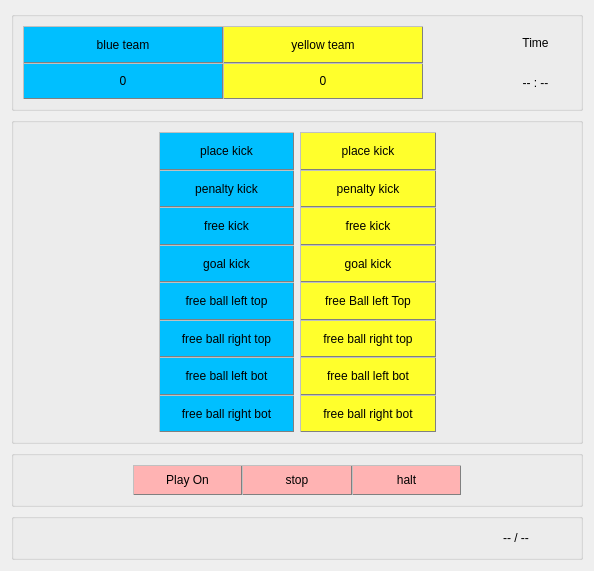
<?xml version="1.0" encoding="UTF-8"?>
<ui version="4.0">
 <class>Form</class>
 <widget class="QWidget" name="Form">
  <property name="enabled">
   <bool>true</bool>
  </property>
  <property name="geometry">
   <rect>
    <x>0</x>
    <y>0</y>
    <width>594</width>
    <height>491</height>
   </rect>
  </property>
  <property name="sizePolicy">
   <sizepolicy hsizetype="Ignored" vsizetype="Ignored">
    <horstretch>0</horstretch>
    <verstretch>0</verstretch>
   </sizepolicy>
  </property>
  <property name="windowTitle">
   <string>Form</string>
  </property>
  <property name="styleSheet">
   <string notr="true"/>
  </property>
  <layout class="QGridLayout" name="gridLayout_3">
   <item row="3" column="0">
    <widget class="QGroupBox" name="footerGroupBox">
     <property name="styleSheet">
      <string notr="true"/>
     </property>
     <layout class="QHBoxLayout" name="horizontalLayout_2">
      <item>
       <spacer name="horizontalSpacer_6">
        <property name="sizePolicy">
         <sizepolicy hsizetype="Minimum" vsizetype="Minimum">
          <horstretch>0</horstretch>
          <verstretch>0</verstretch>
         </sizepolicy>
        </property>
        <property name="orientation">
         <enum>Qt::Horizontal</enum>
        </property>
        <property name="sizeHint" stdset="0">
         <size>
          <width>40</width>
          <height>20</height>
         </size>
        </property>
       </spacer>
      </item>
      <item>
       <spacer name="horizontalSpacer_7">
        <property name="orientation">
         <enum>Qt::Horizontal</enum>
        </property>
        <property name="sizeHint" stdset="0">
         <size>
          <width>40</width>
          <height>20</height>
         </size>
        </property>
       </spacer>
      </item>
      <item>
       <spacer name="horizontalSpacer_8">
        <property name="orientation">
         <enum>Qt::Horizontal</enum>
        </property>
        <property name="sizeHint" stdset="0">
         <size>
          <width>40</width>
          <height>20</height>
         </size>
        </property>
       </spacer>
      </item>
      <item>
       <spacer name="horizontalSpacer_9">
        <property name="orientation">
         <enum>Qt::Horizontal</enum>
        </property>
        <property name="sizeHint" stdset="0">
         <size>
          <width>40</width>
          <height>20</height>
         </size>
        </property>
       </spacer>
      </item>
      <item>
       <widget class="QLabel" name="labelsteper">
        <property name="sizePolicy">
         <sizepolicy hsizetype="Expanding" vsizetype="Expanding">
          <horstretch>0</horstretch>
          <verstretch>0</verstretch>
         </sizepolicy>
        </property>
        <property name="text">
         <string>-- / --</string>
        </property>
        <property name="alignment">
         <set>Qt::AlignCenter</set>
        </property>
       </widget>
      </item>
     </layout>
    </widget>
   </item>
   <item row="2" column="0">
    <widget class="QGroupBox" name="globalGroupBox">
     <property name="minimumSize">
      <size>
       <width>0</width>
       <height>0</height>
      </size>
     </property>
     <property name="styleSheet">
      <string notr="true">QPushButton {
    background-color: #ffb3b3;
    border-style: outset;
    border-width: 1px;
    border-color: gray;
}
QPushButton:hover {
    background-color: #ffb3b3;
    border-style: outset;
    border-width: 1px;
    border-color: black;
}
QPushButton:pressed {
    background-color: #ffb3b3;
    border-style: outset;
    border-width: 3px;
    border-color: black;
}
</string>
     </property>
     <layout class="QHBoxLayout" name="horizontalLayout">
      <property name="spacing">
       <number>0</number>
      </property>
      <item>
       <spacer name="horizontalSpacer">
        <property name="sizePolicy">
         <sizepolicy hsizetype="Minimum" vsizetype="Minimum">
          <horstretch>0</horstretch>
          <verstretch>0</verstretch>
         </sizepolicy>
        </property>
        <property name="orientation">
         <enum>Qt::Horizontal</enum>
        </property>
        <property name="sizeHint" stdset="0">
         <size>
          <width>40</width>
          <height>20</height>
         </size>
        </property>
       </spacer>
      </item>
      <item>
       <widget class="QPushButton" name="pbPlayOn">
        <property name="sizePolicy">
         <sizepolicy hsizetype="Expanding" vsizetype="Expanding">
          <horstretch>0</horstretch>
          <verstretch>0</verstretch>
         </sizepolicy>
        </property>
        <property name="text">
         <string>Play On</string>
        </property>
       </widget>
      </item>
      <item>
       <widget class="QPushButton" name="pbStop">
        <property name="sizePolicy">
         <sizepolicy hsizetype="Expanding" vsizetype="Expanding">
          <horstretch>0</horstretch>
          <verstretch>0</verstretch>
         </sizepolicy>
        </property>
        <property name="text">
         <string>stop</string>
        </property>
       </widget>
      </item>
      <item>
       <widget class="QPushButton" name="pbHalt">
        <property name="sizePolicy">
         <sizepolicy hsizetype="Expanding" vsizetype="Expanding">
          <horstretch>0</horstretch>
          <verstretch>0</verstretch>
         </sizepolicy>
        </property>
        <property name="minimumSize">
         <size>
          <width>0</width>
          <height>30</height>
         </size>
        </property>
        <property name="text">
         <string>halt</string>
        </property>
       </widget>
      </item>
      <item>
       <spacer name="horizontalSpacer_2">
        <property name="sizePolicy">
         <sizepolicy hsizetype="Minimum" vsizetype="Minimum">
          <horstretch>0</horstretch>
          <verstretch>0</verstretch>
         </sizepolicy>
        </property>
        <property name="orientation">
         <enum>Qt::Horizontal</enum>
        </property>
        <property name="sizeHint" stdset="0">
         <size>
          <width>40</width>
          <height>20</height>
         </size>
        </property>
       </spacer>
      </item>
     </layout>
    </widget>
   </item>
   <item row="1" column="0">
    <widget class="QGroupBox" name="teamsGroupBox">
     <layout class="QGridLayout" name="gridLayout">
      <item row="0" column="0">
       <spacer name="horizontalSpacer_4">
        <property name="sizePolicy">
         <sizepolicy hsizetype="Minimum" vsizetype="Minimum">
          <horstretch>0</horstretch>
          <verstretch>0</verstretch>
         </sizepolicy>
        </property>
        <property name="orientation">
         <enum>Qt::Horizontal</enum>
        </property>
        <property name="sizeHint" stdset="0">
         <size>
          <width>40</width>
          <height>20</height>
         </size>
        </property>
       </spacer>
      </item>
      <item row="0" column="1">
       <widget class="QWidget" name="blueWidget" native="true">
        <property name="minimumSize">
         <size>
          <width>0</width>
          <height>300</height>
         </size>
        </property>
        <property name="styleSheet">
         <string notr="true">QWidget{
    background-color: #00bfff;
}
QPushButton {
    background-color: #00bfff;
    border-style: outset;
    border-width: 1px;
    border-color: gray;
}
QPushButton:hover {
    background-color: #00bfff;
    border-style: outset;
    border-width: 1px;
    border-color: black;
}
QPushButton:pressed {
    background-color: #00bfff;
    border-style: outset;
    border-width: 3px;
    border-color: black;
}
</string>
        </property>
        <layout class="QVBoxLayout" name="verticalLayout_2">
         <property name="spacing">
          <number>0</number>
         </property>
         <property name="leftMargin">
          <number>0</number>
         </property>
         <property name="topMargin">
          <number>0</number>
         </property>
         <property name="rightMargin">
          <number>0</number>
         </property>
         <property name="bottomMargin">
          <number>0</number>
         </property>
         <item>
          <widget class="QPushButton" name="pbPlaceKickBlue">
           <property name="sizePolicy">
            <sizepolicy hsizetype="Expanding" vsizetype="Expanding">
             <horstretch>0</horstretch>
             <verstretch>0</verstretch>
            </sizepolicy>
           </property>
           <property name="styleSheet">
            <string notr="true"/>
           </property>
           <property name="text">
            <string>place kick</string>
           </property>
          </widget>
         </item>
         <item>
          <widget class="QPushButton" name="pbPnaltyKickBlue">
           <property name="sizePolicy">
            <sizepolicy hsizetype="Expanding" vsizetype="Expanding">
             <horstretch>0</horstretch>
             <verstretch>0</verstretch>
            </sizepolicy>
           </property>
           <property name="styleSheet">
            <string notr="true"/>
           </property>
           <property name="text">
            <string>penalty kick</string>
           </property>
          </widget>
         </item>
         <item>
          <widget class="QPushButton" name="pbFreeKickBlue">
           <property name="sizePolicy">
            <sizepolicy hsizetype="Expanding" vsizetype="Expanding">
             <horstretch>0</horstretch>
             <verstretch>0</verstretch>
            </sizepolicy>
           </property>
           <property name="styleSheet">
            <string notr="true"/>
           </property>
           <property name="text">
            <string>free kick</string>
           </property>
          </widget>
         </item>
         <item>
          <widget class="QPushButton" name="pbGoalKickBlue">
           <property name="sizePolicy">
            <sizepolicy hsizetype="Expanding" vsizetype="Expanding">
             <horstretch>0</horstretch>
             <verstretch>0</verstretch>
            </sizepolicy>
           </property>
           <property name="styleSheet">
            <string notr="true"/>
           </property>
           <property name="text">
            <string>goal kick</string>
           </property>
          </widget>
         </item>
         <item>
          <widget class="QPushButton" name="pbFreeBallLeftTopBlue">
           <property name="sizePolicy">
            <sizepolicy hsizetype="Expanding" vsizetype="Expanding">
             <horstretch>0</horstretch>
             <verstretch>0</verstretch>
            </sizepolicy>
           </property>
           <property name="styleSheet">
            <string notr="true"/>
           </property>
           <property name="text">
            <string>free ball left top</string>
           </property>
          </widget>
         </item>
         <item>
          <widget class="QPushButton" name="pbFreeBallRightTopBlue">
           <property name="sizePolicy">
            <sizepolicy hsizetype="Expanding" vsizetype="Expanding">
             <horstretch>0</horstretch>
             <verstretch>0</verstretch>
            </sizepolicy>
           </property>
           <property name="styleSheet">
            <string notr="true"/>
           </property>
           <property name="text">
            <string>free ball right top</string>
           </property>
          </widget>
         </item>
         <item>
          <widget class="QPushButton" name="pbFreeBallLeftBotBlue">
           <property name="sizePolicy">
            <sizepolicy hsizetype="Expanding" vsizetype="Expanding">
             <horstretch>0</horstretch>
             <verstretch>0</verstretch>
            </sizepolicy>
           </property>
           <property name="styleSheet">
            <string notr="true"/>
           </property>
           <property name="text">
            <string>free ball left bot</string>
           </property>
          </widget>
         </item>
         <item>
          <widget class="QPushButton" name="pbFreeBallRightBotBlue">
           <property name="sizePolicy">
            <sizepolicy hsizetype="Expanding" vsizetype="Expanding">
             <horstretch>0</horstretch>
             <verstretch>0</verstretch>
            </sizepolicy>
           </property>
           <property name="styleSheet">
            <string notr="true"/>
           </property>
           <property name="text">
            <string>free ball right bot</string>
           </property>
          </widget>
         </item>
        </layout>
       </widget>
      </item>
      <item row="0" column="2">
       <widget class="QWidget" name="yellowWidget" native="true">
        <property name="minimumSize">
         <size>
          <width>0</width>
          <height>300</height>
         </size>
        </property>
        <property name="styleSheet">
         <string notr="true">QWidget{
    background-color: #ffff2c;
}
QPushButton {
    background-color: #ffff2c;
    border-style: outset;
    border-width: 1px;
    border-color: gray;
}
QPushButton:hover {
    background-color: #ffff2c;
    border-style: outset;
    border-width: 1px;
    border-color: black;
}
QPushButton:pressed {
    background-color: #ffff2c;
    border-style: outset;
    border-width: 3px;
    border-color: black;
}
</string>
        </property>
        <layout class="QVBoxLayout" name="verticalLayout">
         <property name="spacing">
          <number>0</number>
         </property>
         <property name="leftMargin">
          <number>0</number>
         </property>
         <property name="topMargin">
          <number>0</number>
         </property>
         <property name="rightMargin">
          <number>0</number>
         </property>
         <property name="bottomMargin">
          <number>0</number>
         </property>
         <item>
          <widget class="QPushButton" name="pbPlaceKickYellow">
           <property name="sizePolicy">
            <sizepolicy hsizetype="Expanding" vsizetype="Expanding">
             <horstretch>0</horstretch>
             <verstretch>0</verstretch>
            </sizepolicy>
           </property>
           <property name="styleSheet">
            <string notr="true"/>
           </property>
           <property name="text">
            <string>place kick</string>
           </property>
          </widget>
         </item>
         <item>
          <widget class="QPushButton" name="pbPnaltyKickYellow">
           <property name="sizePolicy">
            <sizepolicy hsizetype="Expanding" vsizetype="Expanding">
             <horstretch>0</horstretch>
             <verstretch>0</verstretch>
            </sizepolicy>
           </property>
           <property name="styleSheet">
            <string notr="true"/>
           </property>
           <property name="text">
            <string>penalty kick</string>
           </property>
          </widget>
         </item>
         <item>
          <widget class="QPushButton" name="pbFreeKickYellow">
           <property name="sizePolicy">
            <sizepolicy hsizetype="Expanding" vsizetype="Expanding">
             <horstretch>0</horstretch>
             <verstretch>0</verstretch>
            </sizepolicy>
           </property>
           <property name="styleSheet">
            <string notr="true"/>
           </property>
           <property name="text">
            <string>free kick</string>
           </property>
          </widget>
         </item>
         <item>
          <widget class="QPushButton" name="pbGoalKickYellow">
           <property name="sizePolicy">
            <sizepolicy hsizetype="Expanding" vsizetype="Expanding">
             <horstretch>0</horstretch>
             <verstretch>0</verstretch>
            </sizepolicy>
           </property>
           <property name="styleSheet">
            <string notr="true"/>
           </property>
           <property name="text">
            <string>goal kick</string>
           </property>
          </widget>
         </item>
         <item>
          <widget class="QPushButton" name="pbFreeBallLeftTopYellow">
           <property name="sizePolicy">
            <sizepolicy hsizetype="Expanding" vsizetype="Expanding">
             <horstretch>0</horstretch>
             <verstretch>0</verstretch>
            </sizepolicy>
           </property>
           <property name="styleSheet">
            <string notr="true"/>
           </property>
           <property name="text">
            <string>free Ball left Top</string>
           </property>
          </widget>
         </item>
         <item>
          <widget class="QPushButton" name="pbFreeBallRightTopYellow">
           <property name="sizePolicy">
            <sizepolicy hsizetype="Expanding" vsizetype="Expanding">
             <horstretch>0</horstretch>
             <verstretch>0</verstretch>
            </sizepolicy>
           </property>
           <property name="styleSheet">
            <string notr="true"/>
           </property>
           <property name="text">
            <string>free ball right top</string>
           </property>
          </widget>
         </item>
         <item>
          <widget class="QPushButton" name="pbFreeBallLeftBotYellow">
           <property name="sizePolicy">
            <sizepolicy hsizetype="Expanding" vsizetype="Expanding">
             <horstretch>0</horstretch>
             <verstretch>0</verstretch>
            </sizepolicy>
           </property>
           <property name="styleSheet">
            <string notr="true"/>
           </property>
           <property name="text">
            <string>free ball left bot</string>
           </property>
          </widget>
         </item>
         <item>
          <widget class="QPushButton" name="pbFreeBallRightBotYellow">
           <property name="sizePolicy">
            <sizepolicy hsizetype="Expanding" vsizetype="Expanding">
             <horstretch>0</horstretch>
             <verstretch>0</verstretch>
            </sizepolicy>
           </property>
           <property name="styleSheet">
            <string notr="true"/>
           </property>
           <property name="text">
            <string>free ball right bot</string>
           </property>
          </widget>
         </item>
        </layout>
       </widget>
      </item>
      <item row="0" column="3">
       <spacer name="horizontalSpacer_5">
        <property name="sizePolicy">
         <sizepolicy hsizetype="Minimum" vsizetype="Minimum">
          <horstretch>0</horstretch>
          <verstretch>0</verstretch>
         </sizepolicy>
        </property>
        <property name="orientation">
         <enum>Qt::Horizontal</enum>
        </property>
        <property name="sizeHint" stdset="0">
         <size>
          <width>40</width>
          <height>20</height>
         </size>
        </property>
       </spacer>
      </item>
     </layout>
    </widget>
   </item>
   <item row="0" column="0">
    <widget class="QGroupBox" name="headerGroupBox">
     <property name="minimumSize">
      <size>
       <width>0</width>
       <height>100</height>
      </size>
     </property>
     <layout class="QGridLayout" name="gridLayout_4">
      <item row="0" column="0" rowspan="2">
       <widget class="QWidget" name="scoreWidget" native="true">
        <property name="minimumSize">
         <size>
          <width>400</width>
          <height>0</height>
         </size>
        </property>
        <property name="styleSheet">
         <string notr="true">QWidget{
    background-color: #ffffff;
}
QLabel#labelTeamNameYellow {
    background-color: #ffff2c;
    border-style: outset;
    border-width: 1px;
    border-color: gray;
}
QLabel#labelScoreYellow {
    background-color: #ffff2c;
    border-style: outset;
    border-width: 1px;
    border-color: gray;
}
QLabel#labelTeamNameBlue {
    background-color: #00bfff;
    border-style: outset;
    border-width: 1px;
    border-color: gray;
}
QLabel#labelScoreBlue{
    background-color: #00bfff;
    border-style: outset;
    border-width: 1px;
    border-color: gray;
}</string>
        </property>
        <layout class="QGridLayout" name="gridLayout_2">
         <property name="leftMargin">
          <number>0</number>
         </property>
         <property name="topMargin">
          <number>0</number>
         </property>
         <property name="rightMargin">
          <number>0</number>
         </property>
         <property name="bottomMargin">
          <number>0</number>
         </property>
         <property name="spacing">
          <number>0</number>
         </property>
         <item row="0" column="0">
          <widget class="QLabel" name="labelTeamNameBlue">
           <property name="sizePolicy">
            <sizepolicy hsizetype="Expanding" vsizetype="Expanding">
             <horstretch>0</horstretch>
             <verstretch>0</verstretch>
            </sizepolicy>
           </property>
           <property name="styleSheet">
            <string notr="true"/>
           </property>
           <property name="text">
            <string>blue team</string>
           </property>
           <property name="alignment">
            <set>Qt::AlignCenter</set>
           </property>
          </widget>
         </item>
         <item row="0" column="1">
          <widget class="QLabel" name="labelTeamNameYellow">
           <property name="sizePolicy">
            <sizepolicy hsizetype="Expanding" vsizetype="Expanding">
             <horstretch>0</horstretch>
             <verstretch>0</verstretch>
            </sizepolicy>
           </property>
           <property name="text">
            <string>yellow team</string>
           </property>
           <property name="alignment">
            <set>Qt::AlignCenter</set>
           </property>
          </widget>
         </item>
         <item row="2" column="0">
          <widget class="QLabel" name="labelScoreBlue">
           <property name="sizePolicy">
            <sizepolicy hsizetype="Expanding" vsizetype="Expanding">
             <horstretch>0</horstretch>
             <verstretch>0</verstretch>
            </sizepolicy>
           </property>
           <property name="text">
            <string>0</string>
           </property>
           <property name="alignment">
            <set>Qt::AlignCenter</set>
           </property>
          </widget>
         </item>
         <item row="2" column="1">
          <widget class="QLabel" name="labelScoreYellow">
           <property name="sizePolicy">
            <sizepolicy hsizetype="Expanding" vsizetype="Expanding">
             <horstretch>0</horstretch>
             <verstretch>0</verstretch>
            </sizepolicy>
           </property>
           <property name="text">
            <string>0</string>
           </property>
           <property name="alignment">
            <set>Qt::AlignCenter</set>
           </property>
          </widget>
         </item>
        </layout>
       </widget>
      </item>
      <item row="0" column="1">
       <spacer name="horizontalSpacer_3">
        <property name="sizePolicy">
         <sizepolicy hsizetype="Minimum" vsizetype="Minimum">
          <horstretch>0</horstretch>
          <verstretch>0</verstretch>
         </sizepolicy>
        </property>
        <property name="orientation">
         <enum>Qt::Horizontal</enum>
        </property>
        <property name="sizeHint" stdset="0">
         <size>
          <width>40</width>
          <height>20</height>
         </size>
        </property>
       </spacer>
      </item>
      <item row="0" column="2">
       <widget class="QLabel" name="labelTime">
        <property name="sizePolicy">
         <sizepolicy hsizetype="Expanding" vsizetype="Expanding">
          <horstretch>0</horstretch>
          <verstretch>0</verstretch>
         </sizepolicy>
        </property>
        <property name="text">
         <string>Time</string>
        </property>
        <property name="alignment">
         <set>Qt::AlignCenter</set>
        </property>
       </widget>
      </item>
      <item row="1" column="2">
       <widget class="QLabel" name="labelTimer">
        <property name="sizePolicy">
         <sizepolicy hsizetype="Expanding" vsizetype="Expanding">
          <horstretch>0</horstretch>
          <verstretch>0</verstretch>
         </sizepolicy>
        </property>
        <property name="text">
         <string>-- : --</string>
        </property>
        <property name="alignment">
         <set>Qt::AlignCenter</set>
        </property>
       </widget>
      </item>
     </layout>
    </widget>
   </item>
  </layout>
 </widget>
 <resources/>
 <connections/>
</ui>
